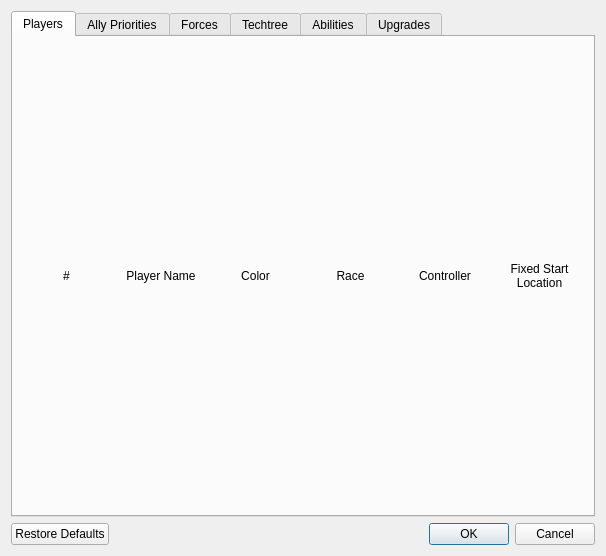
<?xml version="1.0" encoding="UTF-8"?>
<ui version="4.0">
 <class>ScenarioInfoEditor</class>
 <widget class="QDialog" name="ScenarioInfoEditor">
  <property name="windowModality">
   <enum>Qt::WindowModality::ApplicationModal</enum>
  </property>
  <property name="geometry">
   <rect>
    <x>0</x>
    <y>0</y>
    <width>606</width>
    <height>556</height>
   </rect>
  </property>
  <property name="windowTitle">
   <string>ScenarioInfoEditor</string>
  </property>
  <layout class="QVBoxLayout" name="verticalLayout">
   <item>
    <layout class="QVBoxLayout" name="verticalLayout_1">
     <item>
      <widget class="QTabWidget" name="tabs">
       <property name="currentIndex">
        <number>0</number>
       </property>
       <property name="usesScrollButtons">
        <bool>false</bool>
       </property>
       <widget class="QWidget" name="tab">
        <attribute name="title">
         <string>Players</string>
        </attribute>
        <layout class="QVBoxLayout" name="verticalLayout_2">
         <item>
          <layout class="QGridLayout" name="playerGrid">
           <item row="0" column="5">
            <widget class="QLabel" name="label_5">
             <property name="minimumSize">
              <size>
               <width>0</width>
               <height>0</height>
              </size>
             </property>
             <property name="maximumSize">
              <size>
               <width>16777215</width>
               <height>16777215</height>
              </size>
             </property>
             <property name="layoutDirection">
              <enum>Qt::LayoutDirection::LeftToRight</enum>
             </property>
             <property name="text">
              <string>Fixed Start&lt;br&gt;Location</string>
             </property>
             <property name="alignment">
              <set>Qt::AlignmentFlag::AlignCenter</set>
             </property>
            </widget>
           </item>
           <item row="0" column="0">
            <widget class="QLabel" name="label_2">
             <property name="minimumSize">
              <size>
               <width>0</width>
               <height>0</height>
              </size>
             </property>
             <property name="maximumSize">
              <size>
               <width>16777215</width>
               <height>16777215</height>
              </size>
             </property>
             <property name="text">
              <string>#</string>
             </property>
             <property name="alignment">
              <set>Qt::AlignmentFlag::AlignCenter</set>
             </property>
            </widget>
           </item>
           <item row="0" column="1">
            <widget class="QLabel" name="label_7">
             <property name="minimumSize">
              <size>
               <width>0</width>
               <height>0</height>
              </size>
             </property>
             <property name="maximumSize">
              <size>
               <width>16777215</width>
               <height>16777215</height>
              </size>
             </property>
             <property name="text">
              <string>Player Name</string>
             </property>
             <property name="alignment">
              <set>Qt::AlignmentFlag::AlignCenter</set>
             </property>
            </widget>
           </item>
           <item row="0" column="4">
            <widget class="QLabel" name="label_6">
             <property name="minimumSize">
              <size>
               <width>0</width>
               <height>0</height>
              </size>
             </property>
             <property name="maximumSize">
              <size>
               <width>16777215</width>
               <height>16777215</height>
              </size>
             </property>
             <property name="text">
              <string>Controller</string>
             </property>
             <property name="alignment">
              <set>Qt::AlignmentFlag::AlignCenter</set>
             </property>
            </widget>
           </item>
           <item row="0" column="3">
            <widget class="QLabel" name="label_8">
             <property name="minimumSize">
              <size>
               <width>0</width>
               <height>0</height>
              </size>
             </property>
             <property name="maximumSize">
              <size>
               <width>16777215</width>
               <height>16777215</height>
              </size>
             </property>
             <property name="text">
              <string>Race</string>
             </property>
             <property name="alignment">
              <set>Qt::AlignmentFlag::AlignCenter</set>
             </property>
            </widget>
           </item>
           <item row="0" column="2">
            <widget class="QLabel" name="label_9">
             <property name="minimumSize">
              <size>
               <width>0</width>
               <height>0</height>
              </size>
             </property>
             <property name="maximumSize">
              <size>
               <width>16777215</width>
               <height>16777215</height>
              </size>
             </property>
             <property name="text">
              <string>Color</string>
             </property>
             <property name="alignment">
              <set>Qt::AlignmentFlag::AlignCenter</set>
             </property>
            </widget>
           </item>
          </layout>
         </item>
        </layout>
       </widget>
       <widget class="QWidget" name="tab_2">
        <attribute name="title">
         <string>Ally Priorities</string>
        </attribute>
        <layout class="QVBoxLayout" name="formLayout_3"/>
       </widget>
       <widget class="QWidget" name="tab_3">
        <attribute name="title">
         <string>Forces</string>
        </attribute>
       </widget>
       <widget class="QWidget" name="tab_4">
        <attribute name="title">
         <string>Techtree</string>
        </attribute>
       </widget>
       <widget class="QWidget" name="tab_5">
        <attribute name="title">
         <string>Abilities</string>
        </attribute>
       </widget>
       <widget class="QWidget" name="tab_6">
        <attribute name="title">
         <string>Upgrades</string>
        </attribute>
       </widget>
      </widget>
     </item>
     <item>
      <widget class="QDialogButtonBox" name="buttonBox">
       <property name="standardButtons">
        <set>QDialogButtonBox::StandardButton::Cancel|QDialogButtonBox::StandardButton::Ok|QDialogButtonBox::StandardButton::RestoreDefaults</set>
       </property>
      </widget>
     </item>
     <item>
      <layout class="QHBoxLayout" name="horizontalLayout"/>
     </item>
    </layout>
   </item>
  </layout>
 </widget>
 <resources/>
 <connections/>
 <buttongroups>
  <buttongroup name="loadingScreenGraphicGroup"/>
 </buttongroups>
</ui>
